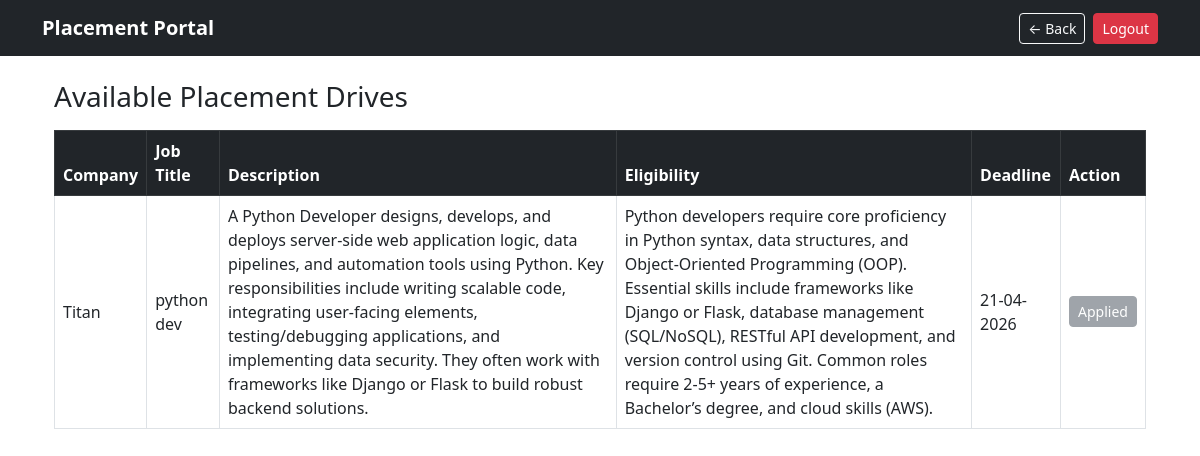
The app's page /student/drives (signed in) with its own data.
### app/models.py (models this page shows)
class PlacementDrive(db.Model):
    __tablename__='placement_drives'
    id=db.Column(db.Integer,primary_key=True)
    company_id=db.Column(db.Integer,db.ForeignKey('companies.id'))
    job_title=db.Column(db.String(100),nullable=False)
    job_description=db.Column(db.Text,nullable=False)
    eligibility_criteria=db.Column(db.Text,nullable=False)
    application_deadline=db.Column(db.DateTime,nullable=False)
    status=db.Column(db.String(20),default='Pending')
    jd_pdf = db.Column(db.String(200), nullable=True)
    company = db.relationship('Company', backref='drives')

class Company(db.Model):
    __tablename__='companies'
    id=db.Column(db.Integer,primary_key=True)
    user_id= db.Column(db.Integer,db.ForeignKey('users.id'))
    company_name=db.Column(db.String(100),nullable=False)
    hr_contact=db.Column(db.String(100),nullable=False)
    website=db.Column(db.String(200),nullable=False)
    approval_status=db.Column(db.String(20),default='Pending')
    user = db.relationship('User', backref=db.backref('company', uselist=False))

### app/blueprints/student.py (the view)
@student_bp.route('/drives', methods=['GET'])
@student_required
def drives():
    drives = PlacementDrive.query.filter_by(status='Approved').all()
    applications = Application.query.filter_by(
        student_id=current_user.student.id
    ).all()
    return render_template('student/drives.html',
                           drives=drives,
                           applications=applications)

### app/models.py (called while the page is built)
@login_manager.user_loader
def load_user(user_id):
    return User.query.get(int(user_id))

### app/utils.py (called while the page is built)
def student_required(f):
    @wraps(f)
    def decorated(*args, **kwargs):
        if not current_user.is_authenticated or current_user.role != 'student':
            return abort(403)
        return f(*args, **kwargs)
    return decorated

### app/templates/student/drives.html
{% extends 'base.html' %}
{% block content %}
<div class="container mt-4">
    <h3 class="mb-3">Available Placement Drives</h3>
    <div class="table-responsive">
        <table class="table table-bordered table-hover align-middle">
            <thead class="table-dark">
                <tr>
                    <th>Company</th>
                    <th>Job Title</th>
                    <th>Description</th>
                    <th>Eligibility</th>
                    <th>Deadline</th>
                    <th>Action</th>
                </tr>
            </thead>
            <tbody>
            {% for drive in drives %}
                <tr>
                    <td>{{ drive.company.company_name }}</td>
                    <td>{{ drive.job_title }}</td>
                    <td>{{ drive.job_description }}</td>
                    <td>{{ drive.eligibility_criteria }}</td>
                    <td>{{ drive.application_deadline.strftime('%d-%m-%Y') }}</td>
                    <td>
    {% set already_applied = applications | selectattr('drive_id', 'equalto', drive.id) | list %}
    {% if already_applied %}
        <button class="btn btn-secondary btn-sm" disabled>Applied</button>
    {% else %}
        <form action="/student/drives/{{ drive.id }}/apply" method="post">
            <button type="submit" class="btn btn-success btn-sm">Apply</button>
        </form>
    {% endif %}
</td>
                </tr>
            {% endfor %}
            </tbody>
        </table>
    </div>
</div>
{% endblock %}

### records on screen
PlacementDrive: company.company_name "Titan", job_title "python dev", job_description "A Python Developer designs, develops, and deploys server-side web application logic, data pipelines, and automation tools using Python. Key responsibilities include writing scalable code, integrating user-facing elements, testing/debugging applications, and implementing data security. They often work with frameworks like Django or Flask to build robust backend solutions.", eligibility_criteria "Python developers require core proficiency in Python syntax, data structures, and Object-Oriented Programming (OOP). Essential skills include frameworks like Django or Flask, database management (SQL/NoSQL), RESTful API development, and version control using Git. Common roles require 2-5+ years of experience, a Bachelor’s degree, and cloud skills (AWS).", application_deadline "21-04-2026"
